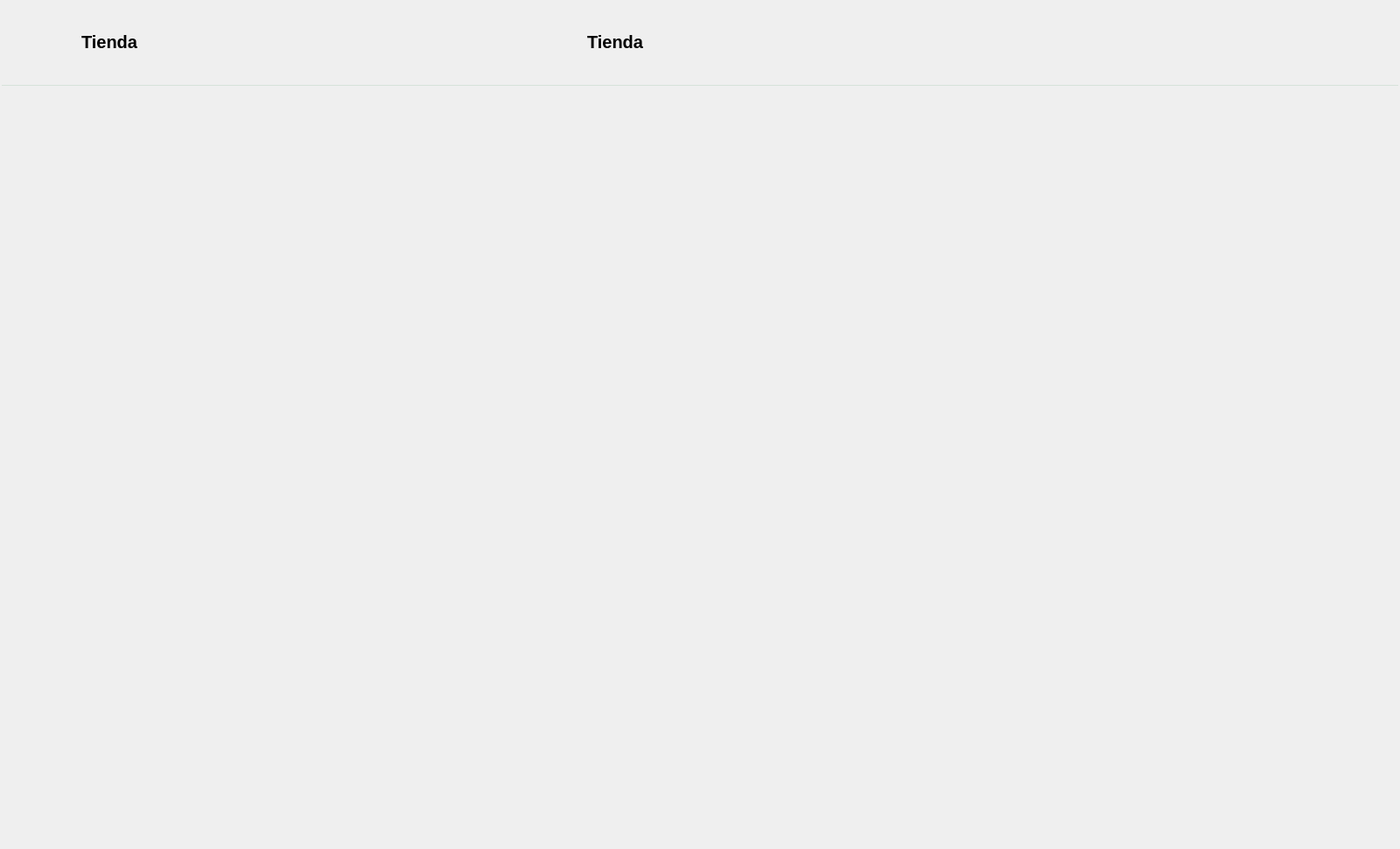
<?xml version="1.0" encoding="UTF-8"?>
<ui version="4.0">
 <class>PantallaGestion</class>
 <widget class="QWidget" name="PantallaGestion">
  <property name="geometry">
   <rect>
    <x>0</x>
    <y>0</y>
    <width>1600</width>
    <height>970</height>
   </rect>
  </property>
  <property name="windowTitle">
   <string>Form</string>
  </property>
  <layout class="QVBoxLayout" name="verticalLayout">
   <property name="leftMargin">
    <number>2</number>
   </property>
   <property name="topMargin">
    <number>2</number>
   </property>
   <property name="rightMargin">
    <number>2</number>
   </property>
   <property name="bottomMargin">
    <number>2</number>
   </property>
   <item>
    <widget class="QWidget" name="navBar" native="true">
     <property name="minimumSize">
      <size>
       <width>0</width>
       <height>90</height>
      </size>
     </property>
     <property name="styleSheet">
      <string notr="true">QWidget#navBar {
    background: qlineargradient(
        x1:0, y1:0, x2:1, y2:0,
        stop:0 rgb(33, 129, 61),
        stop:1 rgb(198, 70, 0)
    );
    border-bottom: 1px solid #d6e2d9;
}
</string>
     </property>
     <layout class="QHBoxLayout" name="horizontalLayout_2">
      <item>
       <widget class="QWidget" name="widget_2" native="true">
        <property name="minimumSize">
         <size>
          <width>200</width>
          <height>75</height>
         </size>
        </property>
        <layout class="QHBoxLayout" name="horizontalLayout_3">
         <item>
          <widget class="QPushButton" name="btnHome">
           <property name="minimumSize">
            <size>
             <width>60</width>
             <height>60</height>
            </size>
           </property>
           <property name="styleSheet">
            <string notr="true">QPushButton#btnHome {
    background-color: transparent; 
    border: 2px solid transparent; 
    border-radius: 8px;            
    color: white;                 
    padding: 5px;
    border-image: url(:/assets/fondo/homeIcon.png) 0 0 0 0 stretch stretch;         
    qproperty-iconSize: 24px 24px;
    
    transition: background-color 0.3s ease;
}

QPushButton#btnHome:hover {
    background-color: rgba(255, 255, 255, 0.1); /
    border: 1px solid rgba(255, 255, 255, 0.2);
}

QPushButton#btnHome:pressed {
    background-color: rgba(255, 255, 255, 0.2); 
    border: 1px solid #ffffff;
}</string>
           </property>
           <property name="text">
            <string/>
           </property>
          </widget>
         </item>
         <item>
          <widget class="QLabel" name="labelAdmin">
           <property name="minimumSize">
            <size>
             <width>200</width>
             <height>60</height>
            </size>
           </property>
           <property name="styleSheet">
            <string notr="true">QLabel#labelAdmin {        
 
    color: qlineargradient(x1:0, y1:0, x2:1, y2:1, 
	stop:0 rgb(255, 255, 255), 
	stop:1 rgb(0, 0, 0));

  	 font-size: 20px;
    font-weight: bold;
    font-family: &quot;Segoe UI&quot;, Arial;
    
    background: transparent;
    padding: 2px;
    margin-bottom: 5px;
}

</string>
           </property>
           <property name="text">
            <string>Tienda</string>
           </property>
           <property name="alignment">
            <set>Qt::AlignmentFlag::AlignLeading|Qt::AlignmentFlag::AlignLeft|Qt::AlignmentFlag::AlignVCenter</set>
           </property>
          </widget>
         </item>
         <item>
          <spacer name="horizontalSpacer">
           <property name="orientation">
            <enum>Qt::Orientation::Horizontal</enum>
           </property>
           <property name="sizeHint" stdset="0">
            <size>
             <width>40</width>
             <height>20</height>
            </size>
           </property>
          </spacer>
         </item>
        </layout>
       </widget>
      </item>
      <item>
       <widget class="QWidget" name="widget" native="true">
        <property name="minimumSize">
         <size>
          <width>1000</width>
          <height>75</height>
         </size>
        </property>
        <layout class="QHBoxLayout" name="horizontalLayout_4">
         <item>
          <widget class="QWidget" name="taskWidget" native="true">
           <property name="minimumSize">
            <size>
             <width>60</width>
             <height>60</height>
            </size>
           </property>
           <property name="styleSheet">
            <string notr="true">QWidget#taskWidget { 

	border-image: url(:/assets/fondo/tasksicon.png) 0 0 0 0 stretch stretch;                        

} </string>
           </property>
          </widget>
         </item>
         <item>
          <widget class="QLabel" name="labelTasks">
           <property name="minimumSize">
            <size>
             <width>320</width>
             <height>60</height>
            </size>
           </property>
           <property name="styleSheet">
            <string notr="true">QLabel#labelTasks {        
 
    color: qlineargradient(x1:0, y1:0, x2:1, y2:1, 
	stop:0 rgb(255, 255, 255), 
	stop:1 rgb(255, 255, 255));

  	 font-size: 20px;
    font-weight: bold;
    font-family: &quot;Segoe UI&quot;, Arial;
    
    background: transparent;
    padding: 2px;
    margin-bottom: 5px;
}

</string>
           </property>
           <property name="text">
            <string>Tienda</string>
           </property>
           <property name="alignment">
            <set>Qt::AlignmentFlag::AlignLeading|Qt::AlignmentFlag::AlignLeft|Qt::AlignmentFlag::AlignVCenter</set>
           </property>
          </widget>
         </item>
         <item>
          <spacer name="horizontalSpacer_2">
           <property name="orientation">
            <enum>Qt::Orientation::Horizontal</enum>
           </property>
           <property name="sizeHint" stdset="0">
            <size>
             <width>40</width>
             <height>20</height>
            </size>
           </property>
          </spacer>
         </item>
         <item>
          <widget class="QPushButton" name="btnTienda">
           <property name="minimumSize">
            <size>
             <width>60</width>
             <height>60</height>
            </size>
           </property>
           <property name="styleSheet">
            <string notr="true">QPushButton#btnTienda {
    background-color: transparent; 
    border: 2px solid transparent; 
    border-radius: 8px;            
    color: white;                 
    padding: 5px;
    border-image: url(:/assets/fondo/ShopIcon.png) 0 0 0 0 stretch stretch;         
    qproperty-iconSize: 24px 24px;
    
    transition: background-color 0.3s ease;
}

QPushButton#btnTienda:hover {
    background-color: rgba(255, 255, 255, 0.1); /
    border: 1px solid rgba(255, 255, 255, 0.2);
}

QPushButton#btnTienda:pressed {
    background-color: rgba(255, 255, 255, 0.2); 
    border: 1px solid #ffffff;
}</string>
           </property>
           <property name="text">
            <string/>
           </property>
          </widget>
         </item>
         <item>
          <widget class="QWidget" name="widget_3" native="true">
           <property name="minimumSize">
            <size>
             <width>30</width>
             <height>0</height>
            </size>
           </property>
          </widget>
         </item>
         <item>
          <widget class="QPushButton" name="btnProductos">
           <property name="minimumSize">
            <size>
             <width>60</width>
             <height>60</height>
            </size>
           </property>
           <property name="styleSheet">
            <string notr="true">QPushButton#btnProductos {
    background-color: transparent; 
    border: 2px solid transparent; 
    border-radius: 8px;            
    color: white;                 
    padding: 5px;
    border-image: url(:/assets/fondo/ProductIcon.png) 0 0 0 0 stretch stretch;         
    qproperty-iconSize: 24px 24px;
    
    transition: background-color 0.3s ease;
}

QPushButton#btnProductos:hover {
    background-color: rgba(255, 255, 255, 0.1); /
    border: 1px solid rgba(255, 255, 255, 0.2);
}

QPushButton#btnProductos:pressed {
    background-color: rgba(255, 255, 255, 0.2); 
    border: 1px solid #ffffff;
}</string>
           </property>
           <property name="text">
            <string/>
           </property>
          </widget>
         </item>
        </layout>
       </widget>
      </item>
     </layout>
    </widget>
   </item>
   <item>
    <widget class="QStackedWidget" name="stackedWidget">
     <widget class="QWidget" name="page"/>
     <widget class="QWidget" name="page_2"/>
    </widget>
   </item>
  </layout>
 </widget>
 <resources/>
 <connections/>
</ui>
